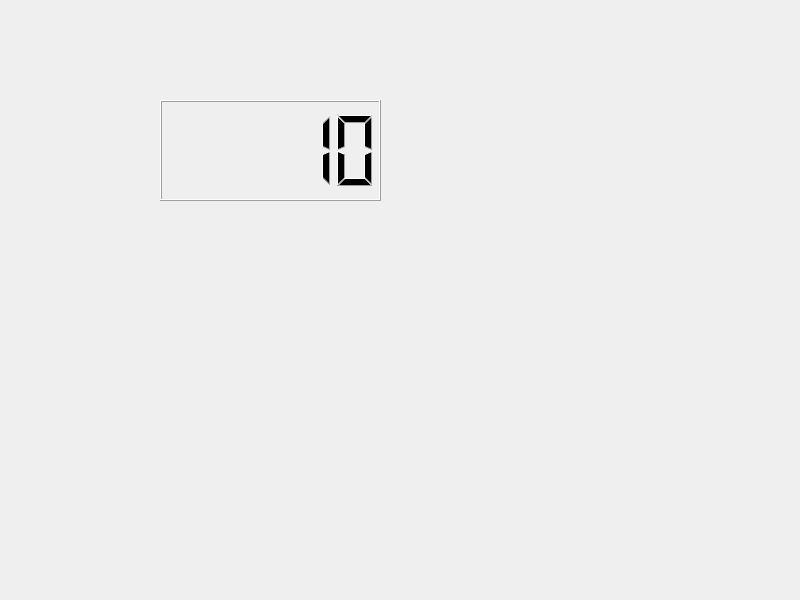
<?xml version="1.0" encoding="UTF-8"?>
<ui version="4.0">
 <class>Widget</class>
 <widget class="QWidget" name="Widget">
  <property name="geometry">
   <rect>
    <x>0</x>
    <y>0</y>
    <width>800</width>
    <height>600</height>
   </rect>
  </property>
  <property name="windowTitle">
   <string>Widget</string>
  </property>
  <widget class="QLCDNumber" name="lcdNumber">
   <property name="geometry">
    <rect>
     <x>160</x>
     <y>100</y>
     <width>221</width>
     <height>101</height>
    </rect>
   </property>
   <property name="intValue" stdset="0">
    <number>10</number>
   </property>
  </widget>
 </widget>
 <resources/>
 <connections/>
</ui>
